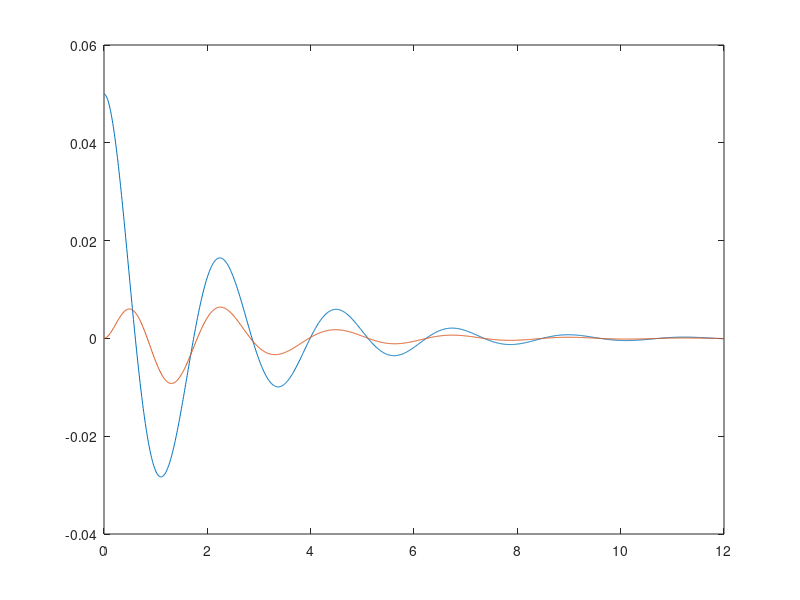

The MATLAB script that drew this image:
clear; close;
#Variables
r2=0.64; m=4000; c1=c2=2000; k1=k2=20000; L1=1.4; L2=0.9;
I=m*r2;
dt=0.01;
t=0:dt:12;
F=zeros(1,length(t));

M=zeros(2,2); M(1,1)=m; M(2,2)=I;
C=zeros(2,2); C(1,2)=C(2,1)=c2*L2-c1*L1; C(1,1)=c1+c2; C(2,2)=c1*L1^2+c2*L2^2;
K=zeros(2,2); K(1,2)=K(2,1)=k2*L2-k1*L1; K(1,1)=k1+k2; K(2,2)=k1*L1^2+k2*L2^2;

x0=zeros(1,length(M(1,:))); x0(1)=0.05; #El otro termino(x0(2)) es tita=0
v0=zeros(1,length(M(1,:)));
#Fin de Variables

#Funciones (Vectores Horizontales)
function [x, yc, ys, A, B]=Duhamel(dt,t,wn,wd,z,m,F)
  yc=zeros(1,length(t));
  ys=zeros(1,length(t));
  A=zeros(1,length(t));
  B=zeros(1,length(t));
  x=zeros(1,length(t));

  for i=1:length(t)
    yc(i)=F(i)*cos(wd*t(i));
    ys(i)=F(i)*sin(wd*t(i));
  endfor

  for i=1:length(t)-1
    A(i+1)=A(i)*exp(-z*wn*dt)+(dt/(2*m*wd))*(yc(i+1)-yc(i)*exp(-z*wn*dt));
    B(i+1)=B(i)*exp(-z*wn*dt)+(dt/(2*m*wd))*(ys(i+1)-ys(i)*exp(-z*wn*dt));
  endfor

  for i=1:length(t)
    x(i)=A(i)*sin(wd*t(i))-B(i)*cos(wd*t(i));
  endfor
endfunction

function [x_t, Xn, X, w, wd, z]=MultiplesGradosLivertadConC(M, K, C, x0, v0, t, dt, F)
[Xn, lamdas]=eig(K,M);
w=lamdas.^0.5;

Cn=Xn'*C*Xn;
z=zeros(1,length(M(1,:)));
wd=zeros(length(M(1,:)));
for i=1:length(M(1,:))
  z(i)=(1/(2*w(i,i)))*Cn(i,i);
  wd(i,i)=w(i,i)*sqrt(1-z(i));
endfor


for i=0:length(M(1,:))-1
  X(:,i+1)=Xn(:,i+1)/Xn(1,i+1);
endfor

q0=Xn'*M*x0';
qv0=Xn'*M*v0';

for i=1:length(M(1,:))
  for j=0:length(t)-1
    q_t(i,j+1)=exp(-z(i)*w(i,i)*t(j+1))*(cos(wd(i,i)*t(j+1))+(z(i)/(sqrt(1-z(i)^2)))*sin(wd(i,i)*t(j+1)))*q0(i)+(exp(-z(i)*w(i,i)*t(j+1))/wd(i,i))*sin(wd(i,i)*t(j+1))*qv0(i);
  endfor
  [q_CargaGenerica(i,:), yc(i,:), ys(i,:), A(i,:), B(i,:)] = Duhamel(dt,t,w(i,i),wd(i,i),z(i),1,F);
endfor
q_t=q_t+q_CargaGenerica;

x_t=Xn*q_t;

endfunction
#Fin de Funciones

#Codigo Principal
[x_t, Xn, X, w, wd, z]=MultiplesGradosLivertadConC(M, K, C, x0, v0, t, dt, F);

plot(t,x_t);
